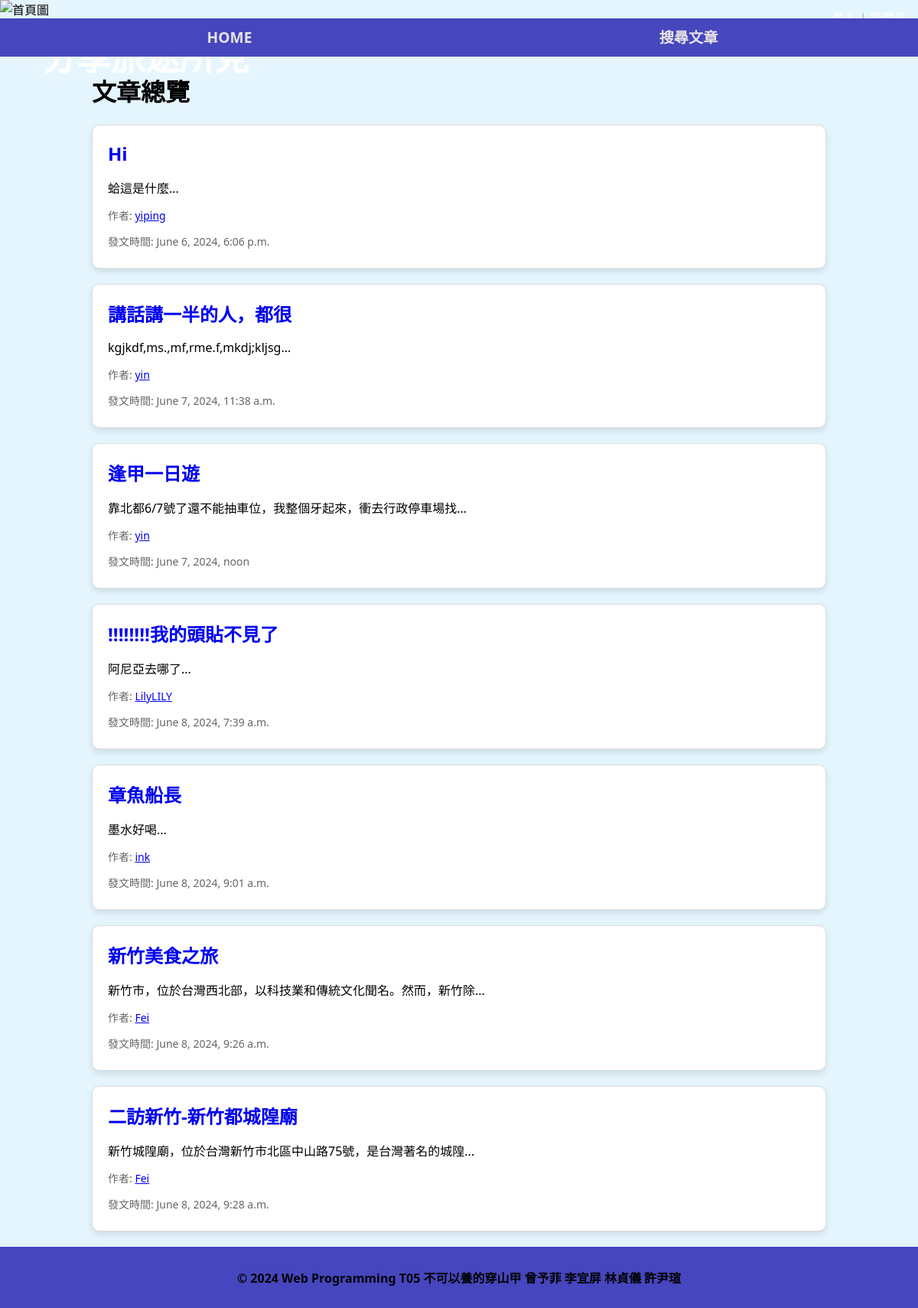
The page / on the database its author committed.
### travel/models.py (models this page shows, shortened)
class Post(models.Model):
    user = models.ForeignKey(User, on_delete=models.CASCADE, related_name='posts', verbose_name="發文者")
    title = models.CharField(max_length=20, verbose_name="文章標題")
    description = models.TextField(verbose_name="文章內容")
    created_at = models.DateTimeField(default=timezone.now, verbose_name="發文時間")
    pictures = models.ManyToManyField(Picture, related_name='posts', verbose_name="內文圖片")

### travel/views.py (the view)
# urls.py: 2. Add a URL to urlpatterns:  path('', views.home, name='home')
def home(request):
    posts = Post.objects.all()
    return render(request, 'home.html', {'posts': posts})

### travel/templates/home.html (shortened to what this page needs)
{% extends "Mama.html" %}
{% load static %}
{% block CSS %}
    <link rel="stylesheet" type="text/css" href="{% static 'css/home.css' %}">
{% endblock %}
{% block content %}
<div class="post-list">
    <h1>文章總覽</h1>
    {% for post in posts %}
    <div class="post-item">
        <h2 class="post-title"><a class="post" href="/post_detail/{{ post.id }}">{{ post.title }}</a></h2>
        <p class="post-description">{{ post.description|slice:":30" }}...</p>
        <p class="post-author">作者: <a href="{{ post.user.profile.member_id }}/detail/">{{ post.user.username }}</a></p>
        <p class="post-date">發文時間: {{ post.created_at }}</p>
    </div>
    {% endfor %}
</div>
{% endblock %}

### static/css/mama.css (style rules this page uses)
* { box-sizing: border-box; font-family: system-ui, -apple-system, BlinkMacSystemFont, 'Segoe UI', Roboto, Oxygen, Ubuntu, Cantarell, 'Open Sans', 'Helvetica Neue', sans-serif; }
body { margin: 0; padding: 0; display: flex; flex-direction: column; }

### static/css/home.css (style rules this page uses)
.post-list { list-style: none; margin: 0 auto; width: 80%; padding: 0; }
.post-item { background-color: #ffffff; border: 1px solid #ddd; margin-bottom: 20px; border-radius: 10px; padding: 20px; box-shadow: 0 4px 8px rgba(0, 0, 0, 0.1); }
.post-title { font-size: 24px; margin-top: 0; margin-bottom: 10px; }
body { background-color: #e5f5fd; }
a.post { text-decoration:none }
.post-description { font-size: 16px; margin-bottom: 10px; }
.post-author, .post-date { font-size: 14px; color: #666; margin-bottom: 5px; }

### rows shown on the page
Post: title "Hi", description "蛤這是什麼", user.username "yiping", created_at "June 6, 2024, 6:06 p.m."
Post: title "講話講一半的人，都很", description "kgjkdf,ms.,mf,rme.f,mkdj;kljsg", user.username "yin", created_at "June 7, 2024, 11:38 a.m."
Post: title "逢甲一日遊", description "靠北都6/7號了還不能抽車位，我整個牙起來，衝去行政停車場找", user.username "yin", created_at "June 7, 2024, noon"
Post: title "!!!!!!!!我的頭貼不見了", description "阿尼亞去哪了", user.username "LilyLILY", created_at "June 8, 2024, 7:39 a.m."
Post: title "章魚船長", description "墨水好喝", user.username "ink", created_at "June 8, 2024, 9:01 a.m."
Post: title "新竹美食之旅", description "新竹市，位於台灣西北部，以科技業和傳統文化聞名。然而，新竹除", user.username "Fei", created_at "June 8, 2024, 9:26 a.m."
Post: title "二訪新竹-新竹都城隍廟", description "新竹城隍廟，位於台灣新竹市北區中山路75號，是台灣著名的城隍", user.username "Fei", created_at "June 8, 2024, 9:28 a.m."
